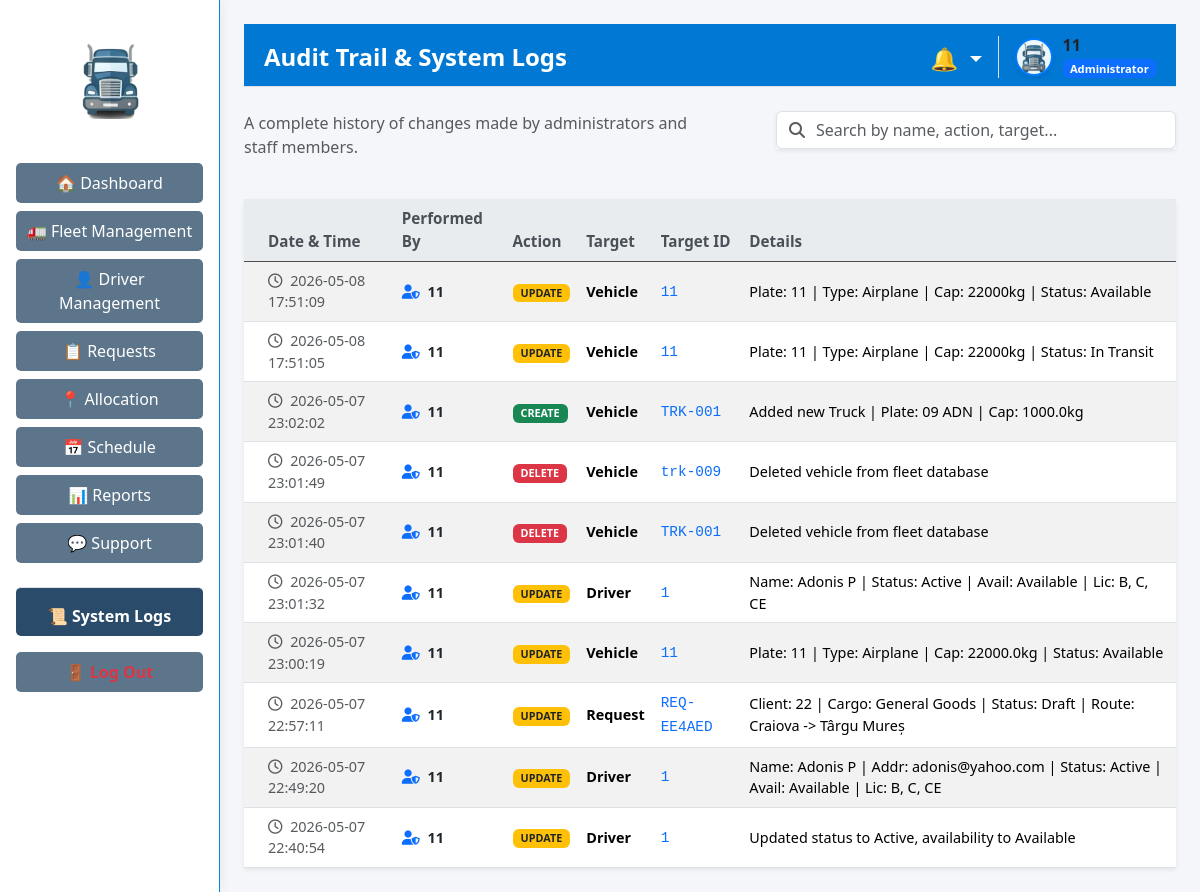
/system_logs (signed in), run on an earlier commit of the app's database.
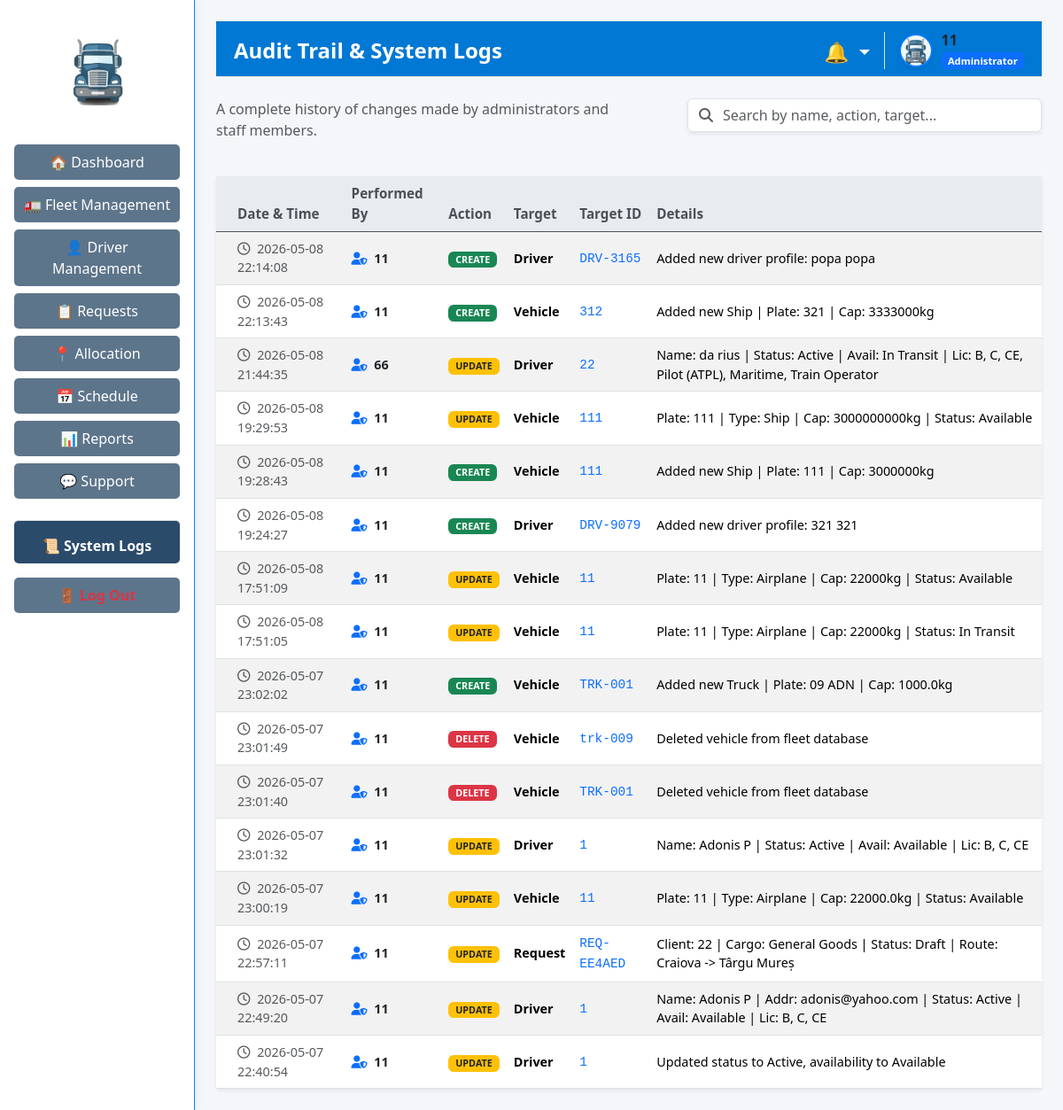
And on a later commit of the database.
### tables this page shows
CREATE TABLE system_logs (
                    id INTEGER PRIMARY KEY AUTOINCREMENT,
                    action_type TEXT NOT NULL,    -- Ex: CREATE, UPDATE, DELETE
                    target_entity TEXT NOT NULL,  -- Ex: Driver, Request, Vehicle
                    target_id TEXT,               -- Ex: DRV-1234
                    performed_by TEXT NOT NULL,   -- Ex: Andrei (Administrator)
                    details TEXT,                 -- Ex: "Schimbat status din Pending în In Transit"
                    timestamp DATETIME DEFAULT (datetime('now', 'localtime'))
                );

### app/routes/log_routes.py (the view)
@log_bp.route('/system_logs')
def view_logs():
    if 'user_id' not in session or session.get('role') not in ['Administrator', 'Staff']:
        return redirect(url_for('auth.login'))
    logs_data = log_logic.get_logs_data()
    return render_template('admin/system_logs.html', logs=logs_data)

### app/controllers/log_controller.py (called while the page is built)
    def get_logs_data(self) -> List[Dict[str, Any]]:
        return self.model.get_all_logs()

### app/models/log_model.py (called while the page is built)
    def get_all_logs(self) -> List[Dict[str, Any]]:
        try:
            with sqlite3.connect(DB_PATH) as conn:
                conn.row_factory = sqlite3.Row
                cursor = conn.cursor()
                cursor.execute("SELECT * FROM system_logs ORDER BY timestamp DESC")
                return [dict(row) for row in cursor.fetchall()]
        except sqlite3.Error as e:
            logging.error(f"Eroare citire loguri: {e}")
            return []

### app/models/notification_model.py (called while the page is built)
    def get_unread_notifications(self, target1: str, target2: str = '') -> List[Dict[str, Any]]:
        try:
            with sqlite3.connect(DB_PATH) as conn:
                conn.row_factory = sqlite3.Row
                cursor = conn.execute(
                    "SELECT * FROM notifications WHERE target_role IN (?, ?, 'All') AND is_read = 0 ORDER BY timestamp DESC",
                    (str(target1).strip(), str(target2).strip())
                )
                return [dict(row) for row in cursor.fetchall()]
        except sqlite3.Error as e:
            logging.error(f"Error fetching notifications: {e}")
            return []

### app/templates/admin/system_logs.html (shortened to what this page needs)
{% extends "layouts/admin_layout.html" if session.get('role') == 'Administrator' else "layouts/staff_layout.html" %}
{% block page_header %}Audit Trail & System Logs{% endblock %}
{% block content %}
<div class="row mb-4">
    <div class="col-md-6">
        <p class="text-muted">A complete history of changes made by administrators and staff members.</p>
    </div>
    <div class="col-md-6 text-end">
        <div class="input-group shadow-sm custom-rounded" style="max-width: 400px; margin-left: auto;">
            <span class="input-group-text bg-white border-end-0"><i class="fa-solid fa-search text-muted"></i></span>
            <input type="text" id="logSearchInput" class="form-control border-start-0 ps-0" placeholder="Search by name, action, target...">
        </div>
    </div>
</div>
<div class="table-container shadow-sm border-0 custom-rounded">
    <table class="table table-striped table-hover custom-table mb-0 align-middle" id="logsTable">
        <thead class="table-dark">
            <tr>
                <th class="ps-4">Date & Time</th>
                <th>Performed By</th>
                <th>Action</th>
                <th>Target</th>
                <th>Target ID</th>
                <th>Details</th>
            </tr>
        </thead>
        <tbody>
            {% if logs|length == 0 %}
            <tr id="noLogsRow"><td colspan="6" class="text-center py-5 text-muted">No logs recorded yet.</td></tr>
            {% else %}
                {% for log in logs %}
                <tr class="log-item">
                    <td class="ps-4 text-muted small"><i class="fa-regular fa-clock me-1"></i> {{ log.timestamp }}</td>
                    <td class="fw-bold text-dark">
                        <i class="fa-solid fa-user-shield me-1 text-primary"></i> {{ log.performed_by }}
                    </td>
                    <td>
                        <span class="badge bg-{{ 'success' if log.action_type == 'CREATE' else ('danger' if log.action_type == 'DELETE' else 'warning text-dark') }} px-2 py-1">
                            {{ log.action_type }}
                        </span>
                    </td>
                    <td class="fw-bold">{{ log.target_entity }}</td>
                    <td><span class="text-primary font-monospace">{{ log.target_id }}</span></td>
                    <td class="small">{{ log.details }}</td>
                </tr>
                {% endfor %}
            {% endif %}
        </tbody>
    </table>
</div>
{% endblock %}

What changed in the data, as far as the page shows it:
added system_logs: timestamp "2026-05-08 22:14:08", performed_by "11", action_type "CREATE", target_entity "Driver", target_id "DRV-3165", details "Added new driver profile: popa popa"
added system_logs: timestamp "2026-05-08 22:13:43", performed_by "11", action_type "CREATE", target_entity "Vehicle", target_id "312", details "Added new Ship | Plate: 321 | Cap: 3333000kg"
added system_logs: timestamp "2026-05-08 21:44:35", performed_by "66", action_type "UPDATE", target_entity "Driver", target_id "22", details "Name: da rius | Status: Active | Avail: In Transit | Lic: B, C, CE, Pilot (ATPL), Maritime, Train Operator"
added system_logs: timestamp "2026-05-08 19:29:53", performed_by "11", action_type "UPDATE", target_entity "Vehicle", target_id "111", details "Plate: 111 | Type: Ship | Cap: 3000000000kg | Status: Available"
added system_logs: timestamp "2026-05-08 19:28:43", performed_by "11", action_type "CREATE", target_entity "Vehicle", target_id "111", details "Added new Ship | Plate: 111 | Cap: 3000000kg"
added system_logs: timestamp "2026-05-08 19:24:27", performed_by "11", action_type "CREATE", target_entity "Driver", target_id "DRV-9079", details "Added new driver profile: 321 321"
